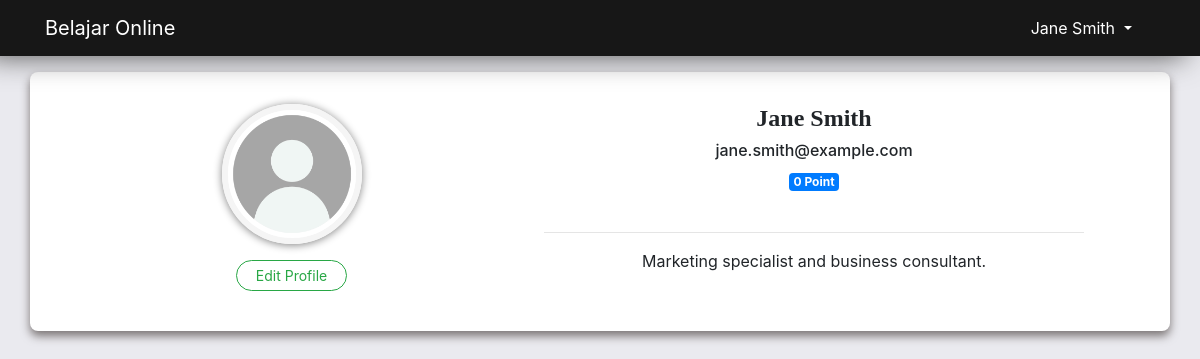
Page /member/profile.php (signed in) on the committed database.
### tables this page shows
CREATE TABLE users (
    id INT AUTO_INCREMENT PRIMARY KEY,
    name VARCHAR(255) NOT NULL,
    email VARCHAR(255) UNIQUE NOT NULL,
    password VARCHAR(255) NOT NULL,
    avatar VARCHAR(255),
    bio TEXT,
    point INT default 0,
    created_at TIMESTAMP DEFAULT CURRENT_TIMESTAMP,
    updated_at TIMESTAMP DEFAULT CURRENT_TIMESTAMP ON UPDATE CURRENT_TIMESTAMP
);

### member/profile.php (the view, shortened to what this page needs)
<?php
include "../app/init.php";
$email = $_SESSION['email'];
$data = mysqli_query($con, "SELECT * FROM `users` WHERE `email` = '$email'");
$user = mysqli_fetch_assoc($data);
if ($user) {
    $bg = "main-page container mt-5 p-4 bg-white p-2";
} else {
    $bg = "container bg-none";
}
?>
<!DOCTYPE html>
<html lang="en">
<head>
    <?php include "../template/header.php"; ?>
</head>
<body style="background:#EAEAEF">
    <?php include "../template/nav.php"; ?>
    <div class="col-12 mb-2 mt-2 p-3">
        <div class="<?= $bg ?>">
            <?php if ($user) { ?>
                <section class="single-product mt-2">
                    <div class="container">
                        <div class="row">
                            <div class="col-sm-5 text-center mb-3">
                                <div class="img-user mb-3">
                                    <img src="../assets/uploads/avatars/<?= htmlspecialchars($user['avatar']) ?>" alt="User Avatar">
                                </div>
                                <a href="./update-profile.php" class="btn-sm btn btn-outline-success col-lg-3" style="border-radius:50px">Edit Profile</a>
                            </div>
                            <div class="col-sm-6 text-center">
                                <h4 class="nama-user"><?= ucwords(htmlspecialchars($user['name'])); ?></h4>
                                <h6 class=""><?= htmlspecialchars($user['email']); ?></h6>
                                <span class="badge badge-primary"><?= htmlspecialchars($user['point']); ?> Point</span>
                                <div class="info mt-4">
                                    <div class="row">
                                        <div class="deskripsi col-12">
                                            <hr>
                                            <p><?= ucfirst(htmlspecialchars($user['bio'])); ?></p>
                                        </div>
                                    </div>
                                </div>
                            </div>
                        </div>
                    </div>
                </section>
            <?php } ?>
        </div>
    </div>
</body>
</html>

### template/nav.php (shortened to what this page needs)
<nav class="position-fixed navbar navbar-expand-lg navbar-dark">
    <div class="container ">
        <a class="navbar-brand mr-5" href="../index.php">
            Belajar Online
        </a>
        <div class="collapse navbar-collapse" id="navbarNav">
            <ul class="navbar-nav text-uppercase mx-auto col-10">
            </ul>
            <div class="nav-item dropdown col-lg-3 col-md-6 ">
                <a class="nav-link dropdown-toggle user cart text-white" href="#" id="navbarDropdown" role="button" data-toggle="dropdown" aria-haspopup="true" aria-expanded="false">
                    <?php
                    if (!isset($_SESSION['name'])) {
                        echo "user";
                    } else {
                        echo substr($user['name'], 0, 18);
                    }
                    ?>
                </a>
            </div>
        </div>
    </div>
</nav>

### template/header.php (style rules this page uses)
body { background: #EAEAEF; }
.container h4 { font-family: "lora"; font-weight: bold; }
.navbar { background: #171717; position: fixed; left: 0; top: 0; right: 0; margin: auto; z-index: 10; box-shadow: -15px 0px 30px #4e4e4e; }
.nav-item { margin-right: 24px; font-weight: 400; }
.nav-link.user { font-size: 16px; }
.main-page { border-radius: 8px; }

### member/profile.php (style rules this page uses)
.main-page { border-radius: 8px; box-shadow: 0px 5px 10px #7a7474; }
.img-user img { width: 140px; height: 140px; box-shadow: 0px 1px 8px grey; border-radius: 50%; border: solid 6px whitesmoke; }

### rows in the picture
users: name "Jane Smith", avatar (placeholder picture), email "jane.smith@example.com", point "0", bio "Marketing specialist and business consultant."
